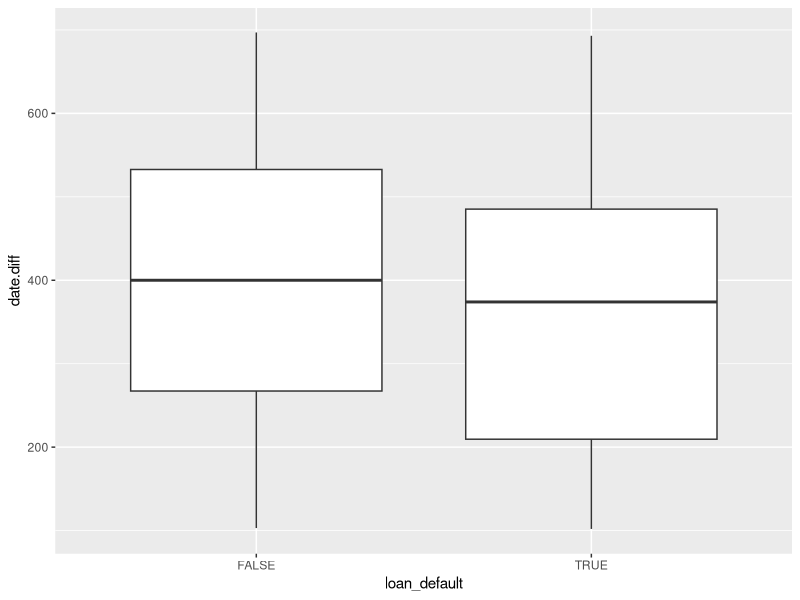
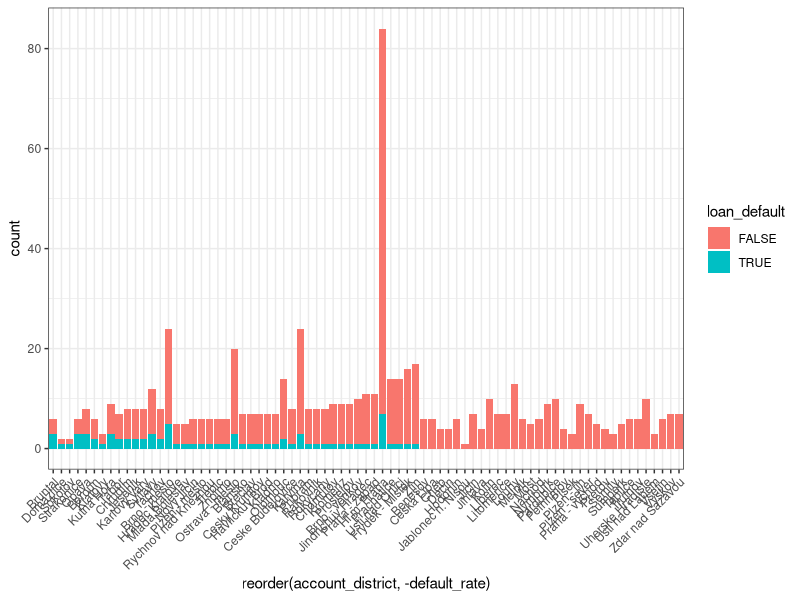

Write R code to recreate these figures, in order.
## ---- chunk 1
knitr::opts_chunk$set(echo = TRUE)
## ---- chunk 2
library(tidyverse)
## ---- chunk 3
df = read.csv('accounts_analytical.csv')
## ---- chunk 4
df %>% mutate(date.diff = as.integer(as.Date(loan_date,"%Y-%m-%d")-as.Date(acct_creation_date,"%Y-%m-%d"))) %>%
  drop_na(loan_default) %>%
  ggplot(aes(x=loan_default,y=date.diff))+
  geom_boxplot()

## ---- chunk 5
df %>%
  drop_na(account_district) %>%
  drop_na(loan_default) %>%
  group_by(account_district) %>%
  mutate(default_rate = mean(loan_default)) %>%
  ggplot(aes(x = reorder(account_district,-default_rate), fill = loan_default)) +
    geom_bar(stat = "count")+
    theme_bw()+
  theme(axis.text.x = element_text(angle = 45, vjust = 1, hjust=1))
